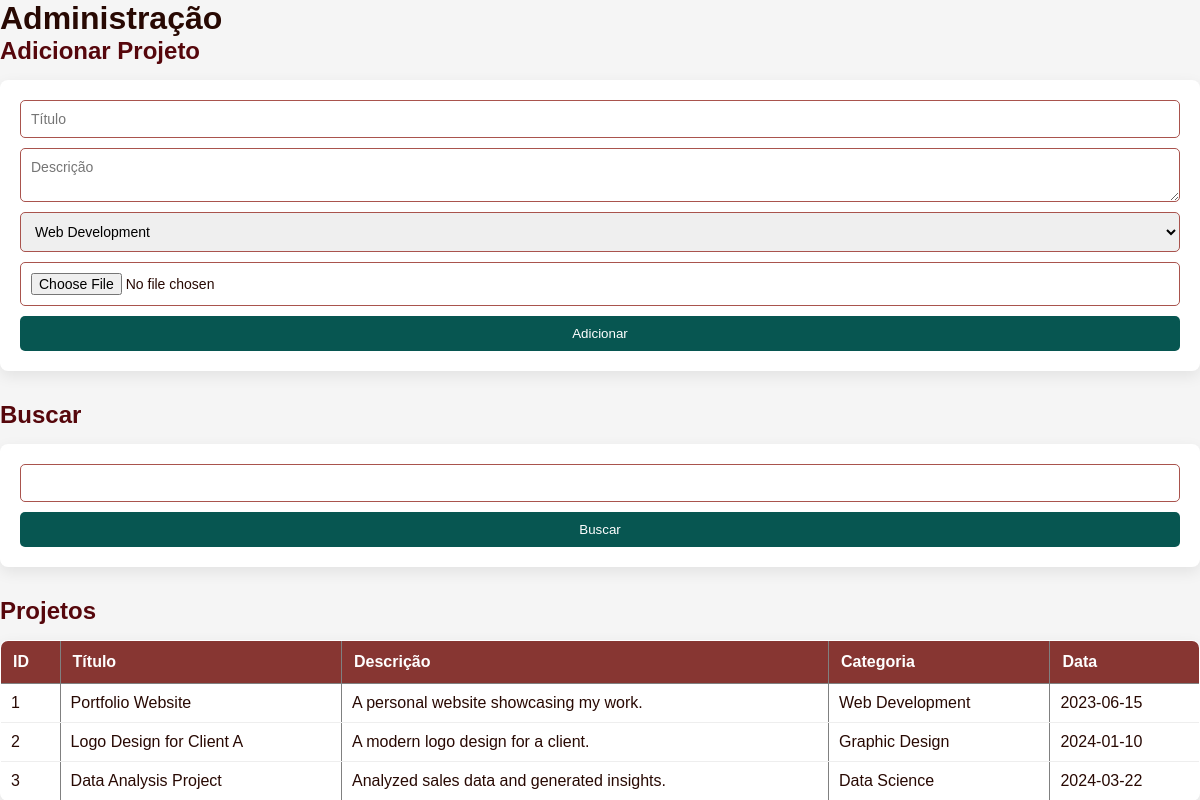
The app's page /admin.php with its own data.
### tables this page shows
CREATE TABLE `projects` (
  `id` int(11) NOT NULL,
  `title` varchar(255) NOT NULL,
  `description` text DEFAULT NULL,
  `category_id` int(11) DEFAULT NULL,
  `creation_date` date DEFAULT NULL
);

CREATE TABLE `categories` (
  `id` int(11) NOT NULL,
  `name` varchar(100) NOT NULL
);

### admin.php (the view, shortened to what this page needs)
<?php
include "db.php";
$searchResults = [];
if (isset($_POST["search"])) {
    $keyword = $_POST["keyword"];
    $sql = "SELECT projects.*, categories.name AS category_name
            FROM projects
            LEFT JOIN categories
            ON projects.category_id = categories.id
            WHERE title LIKE '%$keyword%'
            OR description LIKE '%$keyword%'";
} else {
    $sql = "SELECT projects.*, categories.name AS category_name
            FROM projects
            LEFT JOIN categories
            ON projects.category_id = categories.id";
}
$result = $conn->query($sql);
while ($row = $result->fetch_assoc()) {
    $searchResults[] = $row;
}
$categories = [];
$catResult = $conn->query("SELECT * FROM categories");
while ($row = $catResult->fetch_assoc()) {
    $categories[] = $row;
}
?>
<!DOCTYPE html>
<html>
<head>
</head>
<body>
    <h1>Administração</h1>
    <h2>Adicionar Projeto</h2>
    <form method="POST" enctype="multipart/form-data">
        <input type="text" name="title" placeholder="Título" required>
        <textarea name="description" placeholder="Descrição"></textarea>
        <select name="category">
            <?php foreach ($categories as $cat) { ?>
            <option value="<?php echo $cat["id"]; ?>">
                <?php echo $cat["name"]; ?>
            </option>
            <?php } ?>
        </select>
        <input type="file" name="image">
        <button name="addProject">Adicionar</button>
    </form>
    <h2>Buscar</h2>
    <form method="POST">
        <input type="text" name="keyword">
        <button name="search">Buscar</button>
    </form>
    <h2>Projetos</h2>
    <table border="1">
        <tr>
            <th>ID</th>
            <th>Título</th>
            <th>Descrição</th>
            <th>Categoria</th>
            <th>Data</th>
        </tr>
        <?php foreach ($searchResults as $p) { ?>
        <tr>
            <td><?php echo $p["id"]; ?></td>
            <td><?php echo $p["title"]; ?></td>
            <td><?php echo $p["description"]; ?></td>
            <td><?php echo $p["category_name"]; ?></td>
            <td><?php echo $p["creation_date"]; ?></td>
        </tr>
        <?php } ?>
    </table>
</body>
</html>

### admin.php (style rules this page uses)
:root { --font1: #56070c; --font2: #280903; --color1: #873632; --color2: #a9534d; --color3: #075651; }
* { margin: 0; padding: 0; box-sizing: border-box; font-family: 'Poppins', sans-serif; }
body { background: #f5f5f5; color: var(--font2); }
h2 { color: var(--font1); margin-bottom: 15px; }
form { background: white; padding: 20px; border-radius: 8px; box-shadow: 0 5px 15px rgba(0, 0, 0, 0.08); display: flex; flex-direction: column; gap: 10px; margin-bottom: 30px; }
input, textarea, select { padding: 10px; border: 1px solid var(--color2); border-radius: 5px; font-size: 14px; }
button { background: var(--color3); color: white; border: none; padding: 10px; border-radius: 5px; cursor: pointer; font-weight: 500; transition: 0.3s; }
table { width: 100%; border-collapse: collapse; background: white; box-shadow: 0 5px 15px rgba(0, 0, 0, 0.08); border-radius: 8px; overflow: hidden; }
th { background: var(--color1); color: white; padding: 12px; text-align: left; }
td { padding: 10px; border-bottom: 1px solid #eee; }

### records on screen
projects: id "1", title "Portfolio Website", description "A personal website showcasing my work.", category.name "Web Development", creation_date "2023-06-15"
projects: id "2", title "Logo Design for Client A", description "A modern logo design for a client.", category.name "Graphic Design", creation_date "2024-01-10"
projects: id "3", title "Data Analysis Project", description "Analyzed sales data and generated insights.", category.name "Data Science", creation_date "2024-03-22"

### other values on screen
form field category "Web Development"
